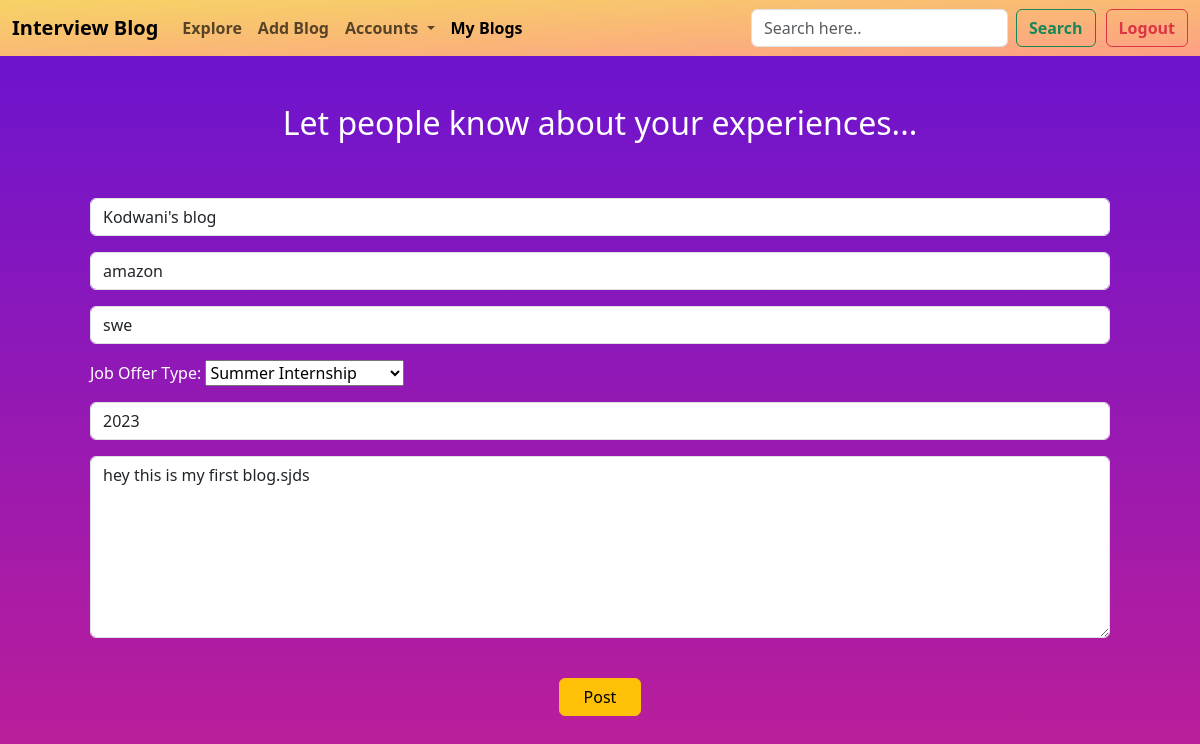
Screenshot of /editpost/41 with the database file from the repository.
### BlogApp/models.py (models this page shows, shortened)
class BlogPost(models.Model):
    post_id = models.AutoField(primary_key=True)
    blog_title = models.CharField(max_length=100,default="Read my first post")
    blog_content = models.TextField(default="..")
    company_name = models.CharField(max_length=50,default="")
    CHOICES = (('Summer Internship','Summer Intership'),('Winter Internship Only','Winter Intership Only'),('Winter Internship & Job','Winter Internship & Job'),('Job Only','Job Only'))
    job_offer_type = models.CharField(max_length=100, choices=CHOICES, default="Job Only")
    job_profile = models.CharField(max_length=50,default="")
    year = models.IntegerField()
    author = models.ForeignKey(User,on_delete=models.CASCADE,blank=True,null=True)
    bookmarks = models.ManyToManyField(User, default=None, blank=True, related_name='bookmarks')
    likes = models.ManyToManyField(User, default=None, blank=True, related_name='likes')

### BlogApp/views.py (the view)
# urls.py: path('editpost/<int:pid>', views.editpost, name="editpost"),
def editpost(request,pid):
    post = BlogPost.objects.get(post_id=pid)
    List=[]
    temp = BlogPost.CHOICES
    for i,j in temp:
        List.append(i)
    params ={'post' :post,
    'List' : List
    }
    return render(request, 'editpost.html', params)

### BlogApp/templates/editpost.html (shortened to what this page needs)
<!doctype html>
<html lang="en">
  <head>
    <link href="https://cdn.jsdelivr.net/npm/bootstrap@5.3.0-alpha1/dist/css/bootstrap.min.css" rel="stylesheet">
  </head>
  <body>
    <nav class="navbar navbar-expand-lg" style=" background: linear-gradient(to right bottom, rgba(246, 211, 101, 1), rgba(253, 160, 133, 1)); ">
        <div class="container-fluid">
          <a class="navbar-brand" href="#" style=" font-weight:bold;">Interview Blog</a>
          <div class="collapse navbar-collapse" id="navbarSupportedContent">
            <ul class="navbar-nav me-auto mb-2 mb-lg-0">
              <li class="nav-item">
                <a class="nav-link " style=" font-weight:bold;" aria-current="page" href="{% url 'home' %}">Explore</a>
              </li>
              <li class="nav-item">
                <a class="nav-link" style=" font-weight:bold;" href="{% url 'addpost' %}">Add Blog</a>
              </li>
              <li class="nav-item dropdown">
                <a class="nav-link dropdown-toggle" style=" font-weight:bold;" href="#" role="button" data-bs-toggle="dropdown" aria-expanded="false">
                  Accounts
                </a>
              </li>
              <li class="nav-item">
                <a class="nav-link active " style=" font-weight:bold;" href="{% url 'myblogs' %}">My Blogs</a>
              </li>
            </ul>
            <form class="d-flex" role="search" method="get" action="/search">
              <input class="form-control me-2" type="search" placeholder="Search here.." aria-label="Search" name="search" id="search">
              <button class="btn btn-outline-success" style=" font-weight:bold;" type="submit">Search</button>
            </form>
            <button class="btn btn-outline-danger" style=" font-weight:bold; margin-left: 10px;" type="submit">
                 <a class="nav-link" style=" font-weight:bold;" href="{% url 'logout' %}">Logout</a>
            </button>
          </div>
        </div>
      </nav>
      <section class="vh-100">
        <div class="container my-5">
        <h2 style="color:white;" class="text-center">Let people know about your experiences...</h2>
        <form method="POST" action="/editpostrecord/{{post.post_id}}" class="card-body cardbody-color p-lg-5" autocomplete="on">
            <div class="mb-3">
              <input type="text" class="form-control" id="blog_title"
                placeholder="Blog Title" name="blog_title" value="{{post.blog_title}}" required>
            </div>
            <div class="mb-3">
              <input type="text" class="form-control" id="company_name" placeholder="Company Name..." name="company_name" value="{{post.company_name}}" required>
            </div>
            <div class="mb-3">
              <input type="text" class="form-control" id="job_profile" placeholder="Job Profile" name="job_profile" value="{{post.job_profile}}"required>
            </div>
            <div class="mb-3">
                <label for="job_offer_type" style="color: white;">Job Offer Type:</label>
              <select name="job_offer_type" id="job_offer_type" required>
                <option value="{{post.job_offer_type}}" selected disabled hidden>{{post.job_offer_type}}</option>
              </select>
            </div>
            <div class="mb-3">
              <input type="number" class="form-control" id="year" placeholder="Year" name="year" value="{{post.year}}" required>
            </div>
            <div class="mb-3">
                <textarea class="form-control" id="blog_content" name="blog_content"  placeholder="Blog Content" rows="7" required>{{post.blog_content}}</textarea>
            </div>
            <br>
            <div class="text-center">
                <button  type="submit" class="btn btn-warning mb-5" style="width: 8%;">Post</button>
            </div>
          </form>
        </div>
      </section>
    </body>
  </html>

### BlogApp/templates/editpost.html (style rules this page uses)
body { background: linear-gradient(to top, #cc208e 0%, #6713d2 100%); }

### rows the page displays
BlogPost: blog_title "Kodwani's blog", company_name "amazon", job_profile "swe", job_offer_type "Summer Internship", year "2023", blog_content "hey this is my first blog.sjds"
